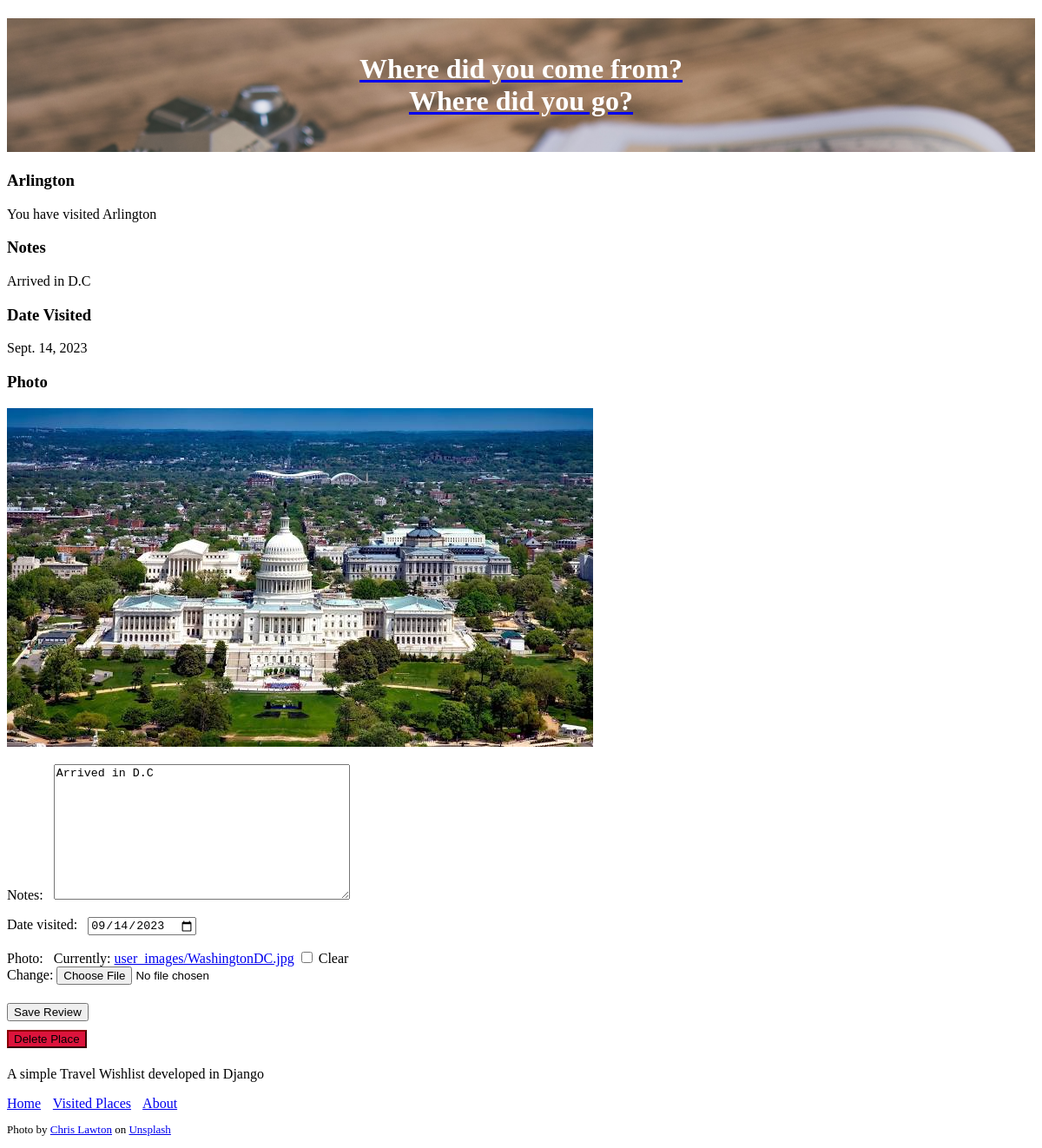
Page /place/6 (signed in) on the earlier database version.
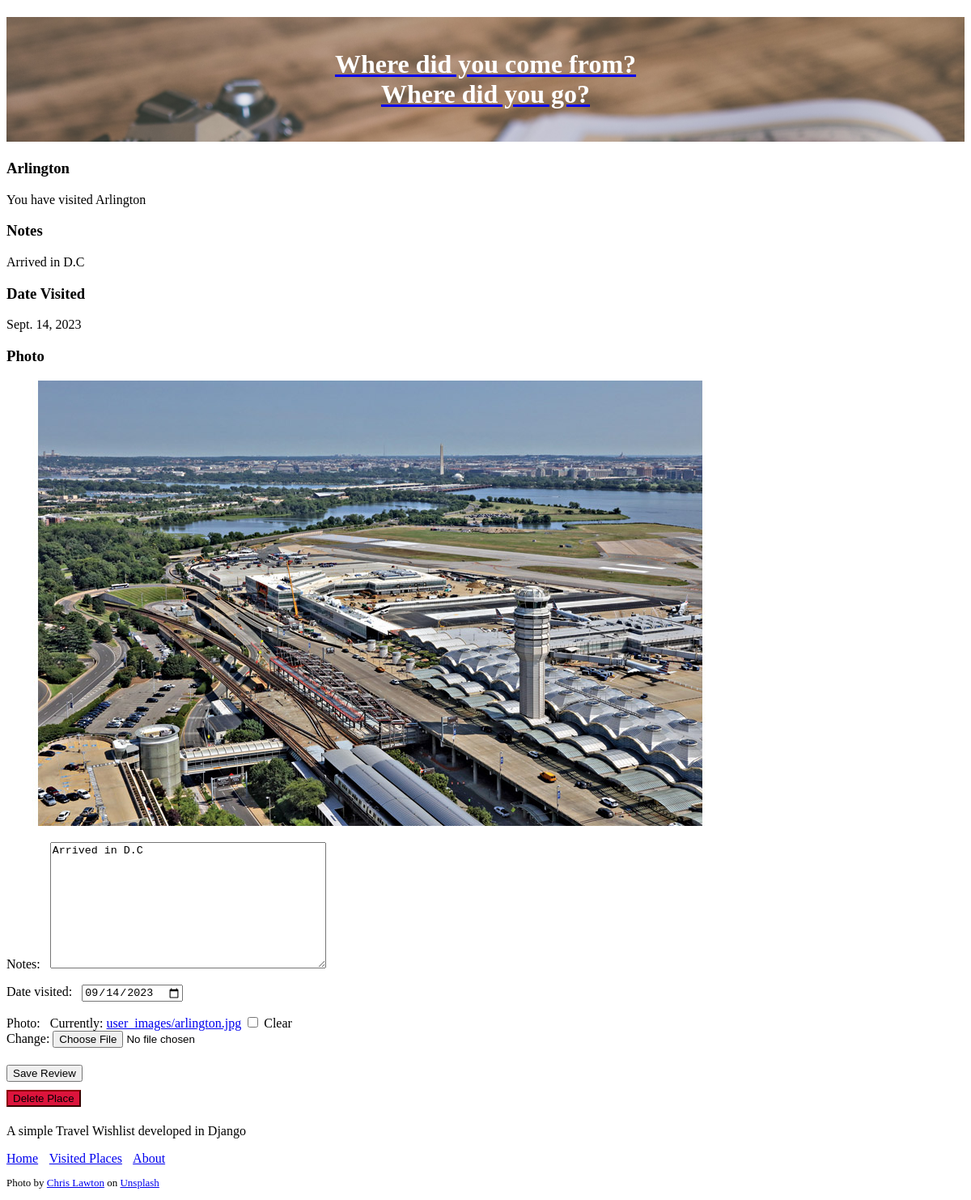
Same page on the later database version.
### travel_wishlist/models.py (models this page shows, shortened)
class Place(models.Model):
    user = models.ForeignKey('auth.User', null=False, on_delete=models.CASCADE)
    notes = models.TextField(blank=True, null =True)
    date_visited = models.DateField(blank=True, null =True)
    photo = models.ImageField(upload_to='user_images/', blank=True, null =True)
    name = models.CharField(max_length=200)
    visited = models.BooleanField(default=False)

### travel_wishlist/views.py (the view)
# urls.py: path('place/<int:place_pk>', views.place_details, name='place_details'),
@login_required
def place_details(request, place_pk):
    place = get_object_or_404(Place, pk=place_pk)
    if place.user != request.user:
        return HttpResponseForbidden()
    if request.method == 'POST':
        form = TripReviewForm(request.POST, request.FILES, instance=place)
        if form.is_valid():
            form.save()
            messages.info(request, 'Trip information updated')
        else:
            messages.error(request, form.errors) #refine later
        return redirect('place_details', place_pk=place_pk)
    else:
        if place.visited:
            review_form = TripReviewForm(instance=place)
            return render(request, 'travel_wishlist/detail.html', {'place': place, 'review_form': review_form})
        else:
            return render(request, 'travel_wishlist/detail.html', {'place': place})

### travel_wishlist/forms.py
class TripReviewForm(forms.ModelForm):
    class Meta:
        model = Place
        fields = ('notes', 'date_visited', 'photo')
        widgets = {
            'date_visited': DateInput()
        }

### travel_wishlist/templates/travel_wishlist/detail.html (shortened to what this page needs)
{% extends 'travel_wishlist/base.html' %}
{% load static %}
{% block content %}
<h3>{{ place.name }}</h3>
{% if place.visited %}
    <p>
        You have visited {{ place.name }}
    </p>
    <h3>Notes</h3>
    <p>
    {{ place.notes|default:"No Notes." }}
    </p>
    <h3>Date Visited</h3>
    <p>
    {{ place.date_visited|default:"Place Not Visited." }}
    </p>
    <h3>Photo</h3>
    {% if place.photo %}
        <img src="{{ place.photo.url }}">
    {% else %}
        <p>No Photo Added.</p>
    {% endif %}
    <form method="POST" action="{% url 'place_details' place.pk %}" enctype="multipart/form-data">
        {{ review_form.as_p }}
        <button type="submit" >Save Review</button>
    </form>
{% endif %}
<form method="POST" action="{% url 'delete_place' place.pk %}">
    <button type="submit" class ="delete" id="delete-button-{{ place.pk }}">Delete Place</button>
</form>
{% endblock %}

Differences in the rows shown:
changed Place "Arlington": photo: a different picture
Other differences:
text no longer shown: "Notes: Date visited: Photo: Currently: user_images/WashingtonDC.jpg Clear Change:"
text now shown: "Notes: Date visited: Photo: Currently: user_images/arlington.jpg Clear Change:"
